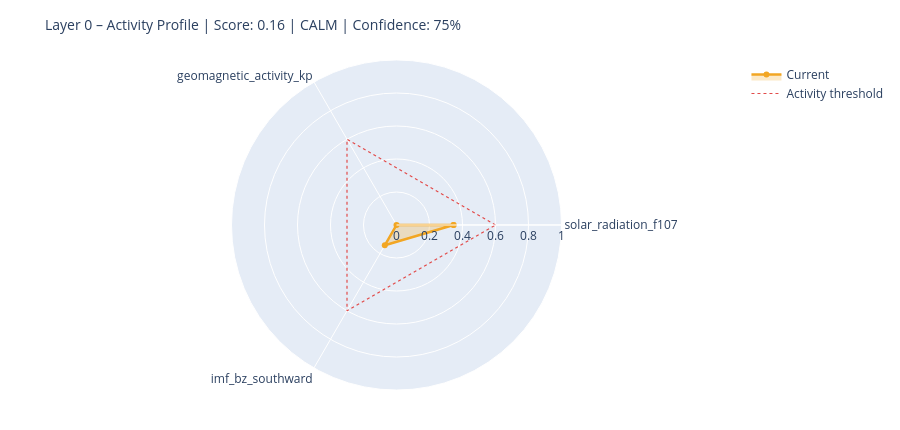

Notebook cell for this chart:
### Markdown cell above
---
## 6. State Assessment & Handoff to Layer 1

### Code cell
# ============================================================
# STEP 1 – Collect raw values with source modes
# Mode: 'primary' | 'fallback_3h' | 'last_valid' | 'missing'
# ============================================================

def safe_last(df, col):
    if df is None or col not in df.columns: return None
    s = df[col].dropna()
    return float(s.iloc[-1]) if not s.empty else None

f107_now = safe_last(df_f107, 'f10.7')
bz_now   = safe_last(df_mag,  'bz_gsm')
kp_now   = safe_last(df_kp,   'kp')
sw_now   = safe_last(df_sw,   'speed')

source_modes = {
    'F10.7':    'primary'  if f107_now is not None else 'missing',
    'Kp':       'primary'  if kp_now   is not None else 'missing',
    'IMF_Bz':   'primary'  if bz_now   is not None else 'missing',
    'SW_speed': 'primary'  if sw_now   is not None else 'missing',
}

# Kp Fallback – 3h endpoint
if kp_now is None:
    try:
        r = requests.get(
            'https://services.swpc.noaa.gov/json/noaa-planetary-k-index.json',
            timeout=10)
        r.raise_for_status()
        fb = pd.DataFrame(r.json())
        tc = next((c for c in fb.columns if 'time' in c.lower()), fb.columns[0])
        kc = next((c for c in fb.columns if 'kp' in c.lower() and c != tc), None)
        if kc:
            fb[kc] = fb[kc].astype(str).str.extract(r'([0-9]+(?:\.[0-9]*)?)')[0]
            fb[kc] = pd.to_numeric(fb[kc], errors='coerce')
            fb = fb[fb[kc] >= 0].dropna(subset=[kc])
            if not fb.empty:
                kp_now = float(fb[kc].iloc[-1])
                source_modes['Kp'] = 'fallback_3h'
                print(f'  Kp fallback (3h): {kp_now:.1f}')
    except Exception as e:
        print(f'  Kp fallback failed: {e}')

# Solar Wind Fallback – last valid value
if sw_now is None and df_sw is not None and 'speed' in df_sw.columns:
    s = df_sw['speed'].dropna()
    if not s.empty:
        sw_now = float(s.iloc[-1])
        source_modes['SW_speed'] = 'last_valid'
        print(f'  SW fallback (last_valid): {sw_now:.0f} km/s')

print()
print('Source modes:', source_modes)

# ============================================================
# STEP 2 – Score from available components only
# ============================================================

def norm(v, lo, hi):
    if v is None: return None
    return max(0.0, min(1.0, (v - lo) / (hi - lo)))

COMPONENTS = {
    'solar_radiation_f107':    (f107_now, norm(f107_now, 60, 250)),
    'geomagnetic_activity_kp': (kp_now,   norm(kp_now,   0,   9)),
    'imf_bz_southward':        (bz_now,   norm(-(bz_now or 0) if bz_now else None, -5, 30)
                                           if bz_now is not None else None),
    'solar_wind_speed':        (sw_now,   norm(sw_now, 300, 800)),
}

available   = {k: v[1] for k, v in COMPONENTS.items() if v[1] is not None}
unavailable = [k for k, v in COMPONENTS.items() if v[1] is None]

layer0_score = round(sum(available.values()) / len(available), 4) if available else None
confidence   = round(len(available) / len(COMPONENTS), 2)

level = ('unknown'  if layer0_score is None
         else 'calm'     if layer0_score < 0.3
         else 'moderate' if layer0_score < 0.6
         else 'active')

# ============================================================
# STEP 3 – Dominant Driver
# ============================================================

def dominant_driver(kp, f107, bz, sw):
    candidates = []
    if kp   is not None and kp   >= 4:   candidates.append(('geomagnetic',    kp / 9))
    if sw   is not None and sw   >= 500:  candidates.append(('solar_wind',     sw / 800))
    if bz   is not None and bz   <= -5:   candidates.append(('imf_southward',  abs(bz) / 30))
    if f107 is not None and f107 >= 150:  candidates.append(('solar_radiation',f107 / 250))
    return max(candidates, key=lambda x: x[1])[0] if candidates else 'none'

driver = dominant_driver(kp_now, f107_now, bz_now, sw_now)

# ============================================================
# STEP 4 – Downstream expectations
# ============================================================

def downstream_expectation(driver, score, kp, bz, f107):
    exp = {
        'magnetosphere':        'calm',
        'ionosphere':           'calm',
        'schumann_resonance':   'unchanged',
        'lithosphere_currents': 'low',
    }
    if driver == 'geomagnetic' or (kp and kp >= 5):
        exp['magnetosphere']        = 'compressed / storm'
        exp['ionosphere']           = 'elevated disturbance (TEC variability)'
        exp['schumann_resonance']   = 'elevated amplitude possible'
        exp['lithosphere_currents'] = 'elevated induction currents'
    elif driver == 'imf_southward' or (bz and bz <= -5):
        exp['magnetosphere']        = 'energy coupling active'
        exp['ionosphere']           = 'elevated electron density possible'
        exp['schumann_resonance']   = 'slight modulation possible'
    elif driver == 'solar_radiation' or (f107 and f107 >= 150):
        exp['ionosphere']           = 'elevated ionization (F-layer)'
        exp['schumann_resonance']   = 'slightly elevated background activity'
    return exp

downstream = downstream_expectation(driver, layer0_score, kp_now, bz_now, f107_now)

# ============================================================
# CONSOLE OUTPUT
# ============================================================

W = 58
print('=' * W)
print('LAYER 0 – STATE ASSESSMENT')
print('=' * W)
for name, (raw_v, score_v) in COMPONENTS.items():
    if score_v is not None:
        bar = '█' * int(score_v * 20) + '░' * (20 - int(score_v * 20))
        print(f'  {name:<35}  {bar}  {score_v:.2f}')
    else:
        print(f'  {name:<35}  {"─" * 20}  n/a')
print('-' * W)
print(f'  Score ({len(available)}/{len(COMPONENTS)} components):  {layer0_score:.3f}')
print(f'  Confidence:         {confidence:.0%}')
print(f'  Level:              {level.upper()}')
print(f'  Dominant Driver:    {driver}')

# Radar chart
cats = list(available.keys())
vals = list(available.values())
if len(cats) >= 3:
    fig = go.Figure()
    fig.add_trace(go.Scatterpolar(
        r=vals + [vals[0]], theta=cats + [cats[0]],
        fill='toself', fillcolor='rgba(242,166,35,0.25)',
        line=dict(color='#F2A623', width=2.5), name='Current'
    ))
    fig.add_trace(go.Scatterpolar(
        r=[0.6] * (len(cats) + 1), theta=cats + [cats[0]],
        line=dict(color='#E24B4A', dash='dot', width=1.2),
        mode='lines', name='Activity threshold'
    ))
    fig.update_layout(
        title=dict(text=f'Layer 0 – Activity Profile | Score: {layer0_score:.2f} | {level.upper()} | Confidence: {confidence:.0%}',
                   font=dict(size=14)),
        polar=dict(radialaxis=dict(visible=True, range=[0, 1])),
        height=430, showlegend=True,
        margin=dict(l=60, r=60, t=60, b=40)
    )
    fig.show()

### Figure 1 — Plotly figure (JSON) as saved in the notebook; plotly's stock layout.template omitted (floating-point values rounded to 4 significant figures)
{"data": [{"fill": "toself", "fillcolor": "rgba(242,166,35,0.25)", "line": {"color": "#F2A623", "width": 2.5}, "name": "Current", "r": [0.3457, 0.0, 0.142, 0.3457], "theta": ["solar_radiation_f107", "geomagnetic_activity_kp", "imf_bz_southward", "solar_radiation_f107"], "type": "scatterpolar"}, {"line": {"color": "#E24B4A", "dash": "dot", "width": 1.2}, "mode": "lines", "name": "Activity threshold", "r": [0.6, 0.6, 0.6, 0.6], "theta": ["solar_radiation_f107", "geomagnetic_activity_kp", "imf_bz_southward", "solar_radiation_f107"], "type": "scatterpolar"}], "layout": {"height": 430, "margin": {"b": 40, "l": 60, "r": 60, "t": 60}, "polar": {"radialaxis": {"range": [0, 1], "visible": true}}, "showlegend": true, "title": {"font": {"size": 14}, "text": "Layer 0 – Activity Profile | Score: 0.16 | CALM | Confidence: 75%"}}}
